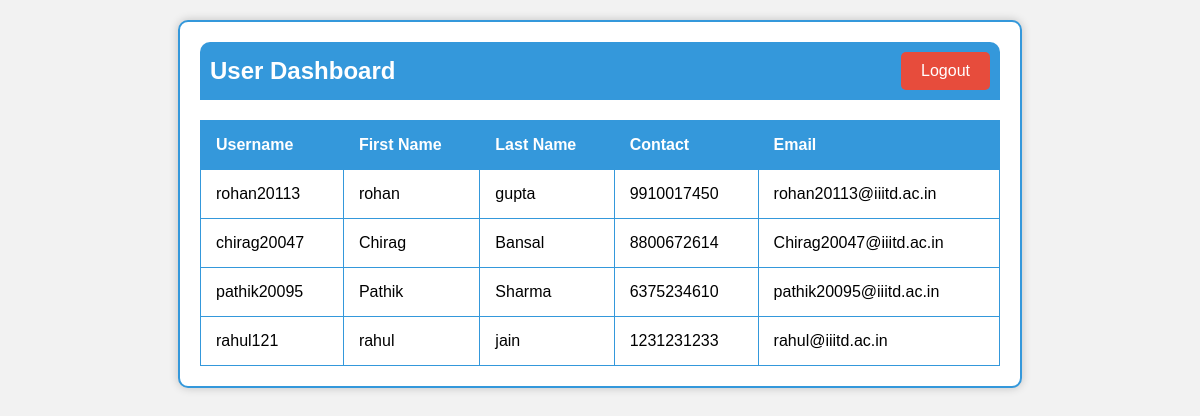
The page /users_list/ on the database its author committed.
### project_app/models.py (models this page shows, shortened)
class AppUser(models.Model):
    first_name = models.CharField(max_length=30, null= False, blank=False, default = None)
    second_name = models.CharField(max_length=30, default= None)
    username = models.CharField(max_length=30, null= False, blank=False, default = None)
    password = models.CharField(max_length=30, null= False, blank=False, default = None)
    email = models.CharField(max_length=30, null= False, blank=False, default = None)
    contact = models.CharField(max_length=30, null= False, blank=False, default = None)

### project_app/views.py (the view)
# urls.py: path("users_list/", views.dashboard_user_list, name="user_list_page"),
def dashboard_user_list(request):
    users = AppUser.objects.all()
    return render(request, 'user_list.html', {'users':users})

### project_app/templates/user_list.html (shortened to what this page needs)
<!DOCTYPE html>
<html>
<head>
</head>
<body>
    <div class="container">
        <div class="navbar">
            <h2>User Dashboard</h2>
            <a class="logout-button" href="/">Logout</a>
        </div>
        <table>
            <thead>
                <tr>
                    <th>Username</th>
                    <th>First Name</th>
                    <th>Last Name</th>
                    <th>Contact</th>
                    <th>Email</th>
                </tr>
            </thead>
            <tbody>
                {% for user in users %}
                <tr>
                    <td>{{ user.username }}</td>
                    <td>{{ user.first_name }}</td>
                    <td>{{ user.second_name }}</td>
                    <td>{{ user.contact }}</td>
                    <td>{{ user.email }}</td>
                </tr>
                {% endfor %}
            </tbody>
        </table>
    </div>
</body>
</html>

### project_app/templates/user_list.html (style rules this page uses)
body { font-family: Arial, sans-serif; background-color: #f2f2f2; margin: 0; padding: 0; }
.container { max-width: 800px; margin: 20px auto; padding: 20px; border: 2px solid #3498db; background-color: #fff; box-shadow: 0px 0px 10px rgba(0, 0, 0, 0.2); border-radius: 10px; }
.navbar { display: flex; justify-content: space-between; align-items: center; background-color: #3498db; padding: 10px; border-radius: 10px 10px 0 0; }
.navbar h2 { color: #fff; margin: 0; }
.logout-button { background-color: #e74c3c; color: #fff; border: none; padding: 10px 20px; font-size: 16px; border-radius: 5px; cursor: pointer; text-decoration: none; }
table { width: 100%; border-collapse: collapse; margin-top: 20px; }
table, th, td { border: 1px solid #3498db; }
th, td { padding: 15px; text-align: left; }
th { background-color: #3498db; color: #fff; }

### rows shown on the page
AppUser: username "rohan20113", first_name "rohan", second_name "gupta", contact "9910017450", email "rohan20113@iiitd.ac.in"
AppUser: username "chirag20047", first_name "Chirag", second_name "Bansal", contact "8800672614", email "Chirag20047@iiitd.ac.in"
AppUser: username "pathik20095", first_name "Pathik", second_name "Sharma", contact "6375234610", email "pathik20095@iiitd.ac.in"
AppUser: username "rahul121", first_name "rahul", second_name "jain", contact "1231231233", email "rahul@iiitd.ac.in"
